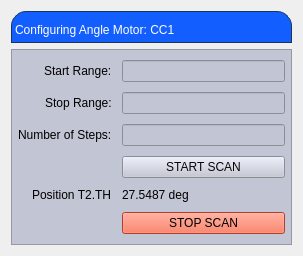
<?xml version="1.0" encoding="UTF-8"?>
<ui version="4.0">
 <class>Form</class>
 <widget class="QWidget" name="Form">
  <property name="geometry">
   <rect>
    <x>0</x>
    <y>0</y>
    <width>303</width>
    <height>256</height>
   </rect>
  </property>
  <property name="windowTitle">
   <string>Form</string>
  </property>
  <layout class="QVBoxLayout" name="verticalLayout_2">
   <item>
    <layout class="QVBoxLayout" name="verticalLayout">
     <item>
      <widget class="QLabel" name="label">
       <property name="styleSheet">
        <string notr="true">
background-color: rgb(19, 94, 255);
qproperty-alignment: AlignCenter;
border: 1px solid #FF17365D;
border-top-left-radius: 15px;
border-top-right-radius: 15px;
padding: 5 px 0 px;
color: rgb(255,255,255);
max-height: 25 px;
font-size: 14 px;
</string>
       </property>
       <property name="text">
        <string>Configuring Angle Motor: CC1</string>
       </property>
      </widget>
     </item>
     <item>
      <widget class="QFrame" name="frame">
       <property name="styleSheet">
        <string notr="true">background-color: rgb(194, 197, 211);</string>
       </property>
       <property name="frameShape">
        <enum>QFrame::StyledPanel</enum>
       </property>
       <property name="frameShadow">
        <enum>QFrame::Raised</enum>
       </property>
       <layout class="QVBoxLayout" name="verticalLayout_3" stretch="0">
        <property name="leftMargin">
         <number>0</number>
        </property>
        <property name="topMargin">
         <number>0</number>
        </property>
        <property name="rightMargin">
         <number>0</number>
        </property>
        <property name="bottomMargin">
         <number>0</number>
        </property>
        <item>
         <layout class="QFormLayout" name="formLayout">
          <property name="labelAlignment">
           <set>Qt::AlignRight|Qt::AlignTrailing|Qt::AlignVCenter</set>
          </property>
          <property name="formAlignment">
           <set>Qt::AlignLeading|Qt::AlignLeft|Qt::AlignVCenter</set>
          </property>
          <property name="horizontalSpacing">
           <number>10</number>
          </property>
          <property name="verticalSpacing">
           <number>10</number>
          </property>
          <property name="leftMargin">
           <number>6</number>
          </property>
          <property name="topMargin">
           <number>6</number>
          </property>
          <property name="rightMargin">
           <number>6</number>
          </property>
          <property name="bottomMargin">
           <number>6</number>
          </property>
          <item row="1" column="0">
           <widget class="QLabel" name="label_2">
            <property name="text">
             <string>Start Range:</string>
            </property>
           </widget>
          </item>
          <item row="1" column="1">
           <widget class="PyDMLineEdit" name="startLineEdit">
            <property name="toolTip">
             <string/>
            </property>
            <property name="precision" stdset="0">
             <number>0</number>
            </property>
            <property name="showUnits" stdset="0">
             <bool>false</bool>
            </property>
            <property name="precisionFromPV" stdset="0">
             <bool>true</bool>
            </property>
            <property name="alarmSensitiveContent" stdset="0">
             <bool>false</bool>
            </property>
            <property name="alarmSensitiveBorder" stdset="0">
             <bool>true</bool>
            </property>
            <property name="PyDMToolTip" stdset="0">
             <string/>
            </property>
            <property name="monitorDisp" stdset="0">
             <bool>false</bool>
            </property>
            <property name="channel" stdset="0">
             <string/>
            </property>
            <property name="displayFormat" stdset="0">
             <enum>PyDMLineEdit::String</enum>
            </property>
           </widget>
          </item>
          <item row="2" column="0">
           <widget class="QLabel" name="label_3">
            <property name="text">
             <string>Stop Range:</string>
            </property>
           </widget>
          </item>
          <item row="2" column="1">
           <widget class="PyDMLineEdit" name="stopLineEdit">
            <property name="toolTip">
             <string/>
            </property>
            <property name="styleSheet">
             <string notr="true">color: rgb(36, 36, 36);</string>
            </property>
            <property name="precision" stdset="0">
             <number>0</number>
            </property>
            <property name="showUnits" stdset="0">
             <bool>false</bool>
            </property>
            <property name="precisionFromPV" stdset="0">
             <bool>true</bool>
            </property>
            <property name="alarmSensitiveContent" stdset="0">
             <bool>false</bool>
            </property>
            <property name="alarmSensitiveBorder" stdset="0">
             <bool>true</bool>
            </property>
            <property name="PyDMToolTip" stdset="0">
             <string/>
            </property>
            <property name="monitorDisp" stdset="0">
             <bool>false</bool>
            </property>
            <property name="channel" stdset="0">
             <string/>
            </property>
           </widget>
          </item>
          <item row="3" column="0">
           <widget class="QLabel" name="label_4">
            <property name="text">
             <string>Number of Steps:</string>
            </property>
           </widget>
          </item>
          <item row="3" column="1">
           <widget class="PyDMLineEdit" name="stepLineEdit">
            <property name="toolTip">
             <string/>
            </property>
            <property name="styleSheet">
             <string notr="true">color: rgb(15, 15, 15);</string>
            </property>
            <property name="precision" stdset="0">
             <number>0</number>
            </property>
            <property name="showUnits" stdset="0">
             <bool>true</bool>
            </property>
            <property name="precisionFromPV" stdset="0">
             <bool>true</bool>
            </property>
            <property name="alarmSensitiveContent" stdset="0">
             <bool>false</bool>
            </property>
            <property name="alarmSensitiveBorder" stdset="0">
             <bool>true</bool>
            </property>
            <property name="PyDMToolTip" stdset="0">
             <string/>
            </property>
            <property name="monitorDisp" stdset="0">
             <bool>false</bool>
            </property>
            <property name="channel" stdset="0">
             <string/>
            </property>
           </widget>
          </item>
          <item row="4" column="0">
           <widget class="PyDMByteIndicator" name="PyDMByteIndicator">
            <property name="toolTip">
             <string/>
            </property>
            <property name="alarmSensitiveContent" stdset="0">
             <bool>false</bool>
            </property>
            <property name="alarmSensitiveBorder" stdset="0">
             <bool>true</bool>
            </property>
            <property name="PyDMToolTip" stdset="0">
             <string/>
            </property>
            <property name="channel" stdset="0">
             <string>CA://XCS:SND:T2:TH.MOVN</string>
            </property>
            <property name="showLabels" stdset="0">
             <bool>true</bool>
            </property>
            <property name="bigEndian" stdset="0">
             <bool>false</bool>
            </property>
            <property name="circles" stdset="0">
             <bool>true</bool>
            </property>
            <property name="labelPosition" stdset="0">
             <enum>QTabWidget::South</enum>
            </property>
            <property name="numBits" stdset="0">
             <number>1</number>
            </property>
            <property name="shift" stdset="0">
             <number>0</number>
            </property>
            <property name="labels" stdset="0">
             <stringlist>
              <string></string>
             </stringlist>
            </property>
           </widget>
          </item>
          <item row="4" column="1">
           <widget class="PyDMPushButton" name="startButton">
            <property name="toolTip">
             <string/>
            </property>
            <property name="styleSheet">
             <string notr="true">color: rgb(7, 7, 7);</string>
            </property>
            <property name="text">
             <string>START SCAN</string>
            </property>
            <property name="monitorDisp" stdset="0">
             <bool>false</bool>
            </property>
            <property name="channel" stdset="0">
             <string/>
            </property>
           </widget>
          </item>
          <item row="5" column="0">
           <widget class="PyDMLabel" name="PyDMLabel">
            <property name="toolTip">
             <string/>
            </property>
            <property name="lineWidth">
             <number>3</number>
            </property>
            <property name="text">
             <string>Position T2.TH</string>
            </property>
           </widget>
          </item>
          <item row="5" column="1">
           <widget class="PyDMLabel" name="PyDMLabel_2">
            <property name="toolTip">
             <string/>
            </property>
            <property name="text">
             <string>27.5487 deg</string>
            </property>
            <property name="precision" stdset="0">
             <number>4</number>
            </property>
            <property name="showUnits" stdset="0">
             <bool>true</bool>
            </property>
            <property name="precisionFromPV" stdset="0">
             <bool>false</bool>
            </property>
            <property name="alarmSensitiveContent" stdset="0">
             <bool>false</bool>
            </property>
            <property name="alarmSensitiveBorder" stdset="0">
             <bool>true</bool>
            </property>
            <property name="PyDMToolTip" stdset="0">
             <string/>
            </property>
            <property name="channel" stdset="0">
             <string>CA://XCS:SND:T2:TH.RBV</string>
            </property>
            <property name="enableRichText" stdset="0">
             <bool>false</bool>
            </property>
           </widget>
          </item>
          <item row="6" column="1">
           <widget class="PyDMPushButton" name="stopButton">
            <property name="toolTip">
             <string/>
            </property>
            <property name="styleSheet">
             <string notr="true">background-color: rgb(255, 86, 52);
color: rgb(0, 0, 0);</string>
            </property>
            <property name="text">
             <string>STOP SCAN</string>
            </property>
            <property name="default">
             <bool>false</bool>
            </property>
            <property name="channel" stdset="0">
             <string/>
            </property>
            <property name="pressValue" stdset="0">
             <string>1</string>
            </property>
           </widget>
          </item>
         </layout>
        </item>
       </layout>
      </widget>
     </item>
    </layout>
   </item>
  </layout>
 </widget>
 <customwidgets>
  <customwidget>
   <class>PyDMLabel</class>
   <extends>QLabel</extends>
   <header>pydm.widgets.label</header>
  </customwidget>
  <customwidget>
   <class>PyDMByteIndicator</class>
   <extends>QWidget</extends>
   <header>pydm.widgets.byte</header>
  </customwidget>
  <customwidget>
   <class>PyDMLineEdit</class>
   <extends>QLineEdit</extends>
   <header>pydm.widgets.line_edit</header>
  </customwidget>
  <customwidget>
   <class>PyDMPushButton</class>
   <extends>QPushButton</extends>
   <header>pydm.widgets.pushbutton</header>
  </customwidget>
 </customwidgets>
 <resources/>
 <connections/>
</ui>
